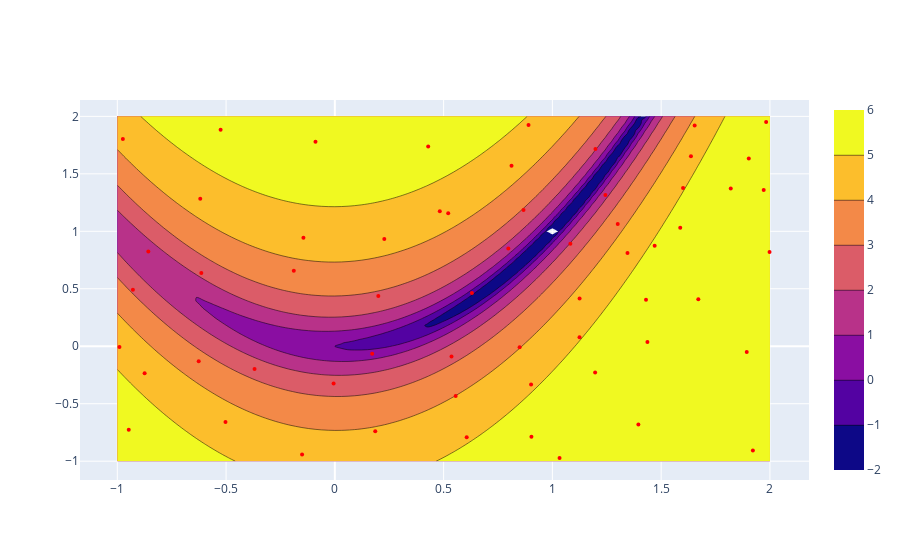

Notebook code cell kept with this figure:
### Code cell
# Initial set of samples
downselect_ratio = 0.3
yaml_string = """
type: best_candidate
num_samples: 30
# previous_samples: samples.csv # optional
# cost_variable: Z   # required if previous_samples is provided
parameters:
    X:
        min: -1
        max: 2
    Y:
        min: -1
        max: 2
"""
sample_dictionary = yaml_string_to_dict(yaml_string)

sampler = new_sampler(sample_dictionary)
samples = sampler.get_samples()

for sample in samples:
    sample['Z'] = rosenbrock_xy(sample['X'], sample['Y'])

print(f"samples ({len(samples)}):")
df = pd.DataFrame(samples)
# Display the 5 smallest elements of 'Z'
smallest_values = df['Z'].nsmallest(5).to_list()

iterations = 20
print(f"5 smallest {iterations}: {smallest_values}")
while iterations > 0:
    # Create a temporary directory
    temp_dir = tempfile.mkdtemp()
    temp_file = os.path.join(temp_dir, "temp.csv")
    df.to_csv(temp_file)

    # next set of samples
    yaml_string = f"""
    type: best_candidate
    num_samples: 30
    previous_samples: {temp_file} # optional
    cost_variable: Z   # required if previous_samples is provided
    cost_target_oversample_ratio: 2.0 # default = BestCandidateSampler.DEFAULT_COST_TARGET_OVERSAMPLE_RATIO
    downselect_ratio: 0.3  # default = BestCandidateSampler.DEFAULT_DOWNSELECT_RATIO
    voxel_overlap: 1.0 # default = BestCandidateSampler.DEFAULT_VOXEL_OVERLAP
    cost_target: 1.0   # optional
    parameters:
        X:
            min: -1
            max: 2
        Y:
            min: -1
            max: 2
    """
    sample_dictionary = yaml_string_to_dict(yaml_string)

    sampler = new_sampler(sample_dictionary)
    samples = sampler.get_samples()
    if len (samples) == 0:
        print("no more samples")
        break

    for sample in samples:
        sample['Z'] = rosenbrock_xy(sample['X'], sample['Y'])

    print(f"samples ({len(samples)}):")
    df_new = pd.DataFrame(samples)
    df = pd.concat([df, df_new], ignore_index=True)

    smallest_values = df['Z'].nsmallest(5).to_list()
    print(f"5 smallest {iterations}: {smallest_values}")

    shutil.rmtree(temp_dir)
    iterations -= 1
    break
    
selected_rows = df[df['Z'] <= 1]
selected_rows = df

# Contour plot
x_values = np.linspace(-1, 2, 100)  # Generate x values between -1 and 2
y_values = np.linspace(-1, 2, 100)  # Generate y values between -1 and 2
X, Y = np.meshgrid(x_values, y_values)
Z = np.log(rosenbrock_xy(X, Y))

fig = go.Figure(data=[
    go.Contour(
        z=Z,
        x=x_values,
        y=y_values,
        zmin=-2,  # Set z minimum value
        zmax=6,   # Set z maximum value 
    ),
    go.Scatter(
        x=selected_rows["X"],
        y=selected_rows["Y"],
        mode="markers",
        marker=dict(
            color="red",
            size=4,
            symbol="circle"
        ),
        name="Samples"
    )
])
fig.show()

### Figure 1 — Plotly figure (JSON) as saved in the notebook; plotly's stock layout.template omitted (floating-point values rounded to 4 significant figures; data arrays with more than 128 entries replaced by an {"elided": "..."} marker saying what was removed)
{"data": [{"type": "contour", "x": [-1, -0.9697, -0.9394, -0.9091, -0.8788, -0.8485, -0.8182, -0.7879, -0.7576, -0.7273, -0.697, -0.6667, -0.6364, -0.6061, -0.5758, -0.5455, -0.5152, -0.4848, -0.4545, -0.4242, -0.3939, -0.3636, -0.3333, -0.303, -0.2727, -0.2424, -0.2121, -0.1818, -0.1515, -0.1212, -0.09091, -0.06061, -0.0303, 0, 0.0303, 0.06061, 0.09091, 0.1212, 0.1515, 0.1818, 0.2121, 0.2424, 0.2727, 0.303, 0.3333, 0.3636, 0.3939, 0.4242, 0.4545, 0.4848, 0.5152, 0.5455, 0.5758, 0.6061, 0.6364, 0.6667, 0.697, 0.7273, 0.7576, 0.7879, 0.8182, 0.8485, 0.8788, 0.9091, 0.9394, 0.9697, 1, 1.03, 1.061, 1.091, 1.121, 1.152, 1.182, 1.212, 1.242, 1.273, 1.303, 1.333, 1.364, 1.394, 1.424, 1.455, 1.485, 1.515, 1.545, 1.576, 1.606, 1.636, 1.667, 1.697, 1.727, 1.758, 1.788, 1.818, 1.848, 1.879, 1.909, 1.939, 1.97, 2], "y": [-1, -0.9697, -0.9394, -0.9091, -0.8788, -0.8485, -0.8182, -0.7879, -0.7576, -0.7273, -0.697, -0.6667, -0.6364, -0.6061, -0.5758, -0.5455, -0.5152, -0.4848, -0.4545, -0.4242, -0.3939, -0.3636, -0.3333, -0.303, -0.2727, -0.2424, -0.2121, -0.1818, -0.1515, -0.1212, -0.09091, -0.06061, -0.0303, 0, 0.0303, 0.06061, 0.09091, 0.1212, 0.1515, 0.1818, 0.2121, 0.2424, 0.2727, 0.303, 0.3333, 0.3636, 0.3939, 0.4242, 0.4545, 0.4848, 0.5152, 0.5455, 0.5758, 0.6061, 0.6364, 0.6667, 0.697, 0.7273, 0.7576, 0.7879, 0.8182, 0.8485, 0.8788, 0.9091, 0.9394, 0.9697, 1, 1.03, 1.061, 1.091, 1.121, 1.152, 1.182, 1.212, 1.242, 1.273, 1.303, 1.333, 1.364, 1.394, 1.424, 1.455, 1.485, 1.515, 1.545, 1.576, 1.606, 1.636, 1.667, 1.697, 1.727, 1.758, 1.788, 1.818, 1.848, 1.879, 1.909, 1.939, 1.97, 2], "z": {"elided": "100x100 float values"}, "zmax": 6, "zmin": -2}, {"marker": {"color": "red", "size": 4, "symbol": "circle"}, "mode": "markers", "name": "Samples", "type": "scatter", "x": [0.4824, 1.922, -0.9474, -0.9745, 1.998, 0.5554, -0.6138, 1.654, 1.125, 1.893, -0.089, -0.1506, 0.1998, -0.3691, 0.8903, 1.033, 1.244, -0.9901, 1.196, -0.6187, 1.82, -0.1444, 1.671, 0.1715, 0.4291, 1.47, 1.395, 0.7975, -0.5027, -0.5251, 1.971, -0.8744, 0.8493, 0.8122, 0.2273, 0.9036, 1.437, 0.1857, 1.345, -0.1887, 0.6301, 1.198, 0.5211, 1.601, -0.9283, 0.8673, 1.983, 0.9021, 1.588, 0.5363, -0.005657, -0.8573, 1.43, 0.606, 1.125, 1.903, 1.083, 1.637, -0.6258, 1.3], "y": [1.174, -0.906, -0.726, 1.803, 0.8207, -0.4336, 0.6365, 1.921, 0.4145, -0.04991, 1.78, -0.9409, 0.4365, -0.1985, 1.924, -0.9722, 1.317, -0.005943, -0.2281, 1.284, 1.373, 0.944, 0.4085, -0.06508, 1.737, 0.8741, -0.6804, 0.8507, -0.659, 1.883, 1.359, -0.2349, -0.008854, 1.57, 0.9333, -0.788, 0.03611, -0.7396, 0.812, 0.6579, 0.4629, 1.717, 1.158, 1.376, 0.4906, 1.185, 1.951, -0.3333, 1.031, -0.08956, -0.3236, 0.8252, 0.4049, -0.7914, 0.07724, 1.633, 0.8919, 1.654, -0.13, 1.064]}], "layout": {}}
